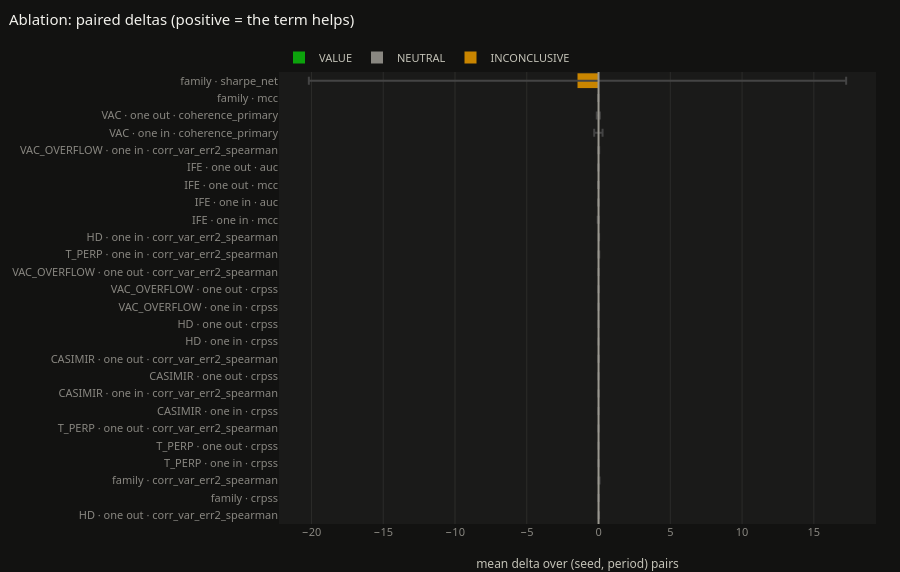

The cell this chart's notebook holds for it:
### Markdown cell above
## Physics-term ablation

### Code cell
ablation = Path(ABLATION_DIR)
if (ablation / "analysis.json").exists():
    ablation_deltas_figure(json.loads((ablation / "analysis.json").read_text())).show()
    display(Markdown((ablation / "report.md").read_text()))
else:
    print("no ablation report at", ablation, "- run scripts/ablate.py")

### Figure 1 — Plotly figure (JSON) as saved in the notebook; plotly's stock layout.template omitted (floating-point values rounded to 4 significant figures)
{"data": [{"error_x": {"array": [0.01348, 0.01144, 0.0329], "type": "data"}, "marker": {"color": "#0ca30c"}, "name": "VALUE", "orientation": "h", "type": "bar", "x": [0.02069, 0.005621, 0.03641], "y": ["HD · one out · corr_var_err2_spearman", "family · crpss", "family · corr_var_err2_spearman"]}, {"error_x": {"array": [0.008482, 0.006067, 0.007701, 0.004662, 0.0118, 0.006943, 0.01773, 0.003487, 0.005325, 0.008581, 0.009192, 0.005759], "type": "data"}, "marker": {"color": "#898781"}, "name": "NEUTRAL", "orientation": "h", "type": "bar", "x": [0.003309, 0.001497, -0.0005201, -0.001456, 0.001907, 0.002008, 0.006795, 0.001943, 0.003349, 0.003504, 0.001116, 0.001532], "y": ["T_PERP · one in · crpss", "T_PERP · one out · crpss", "T_PERP · one out · corr_var_err2_spearman", "CASIMIR · one in · crpss", "CASIMIR · one in · corr_var_err2_spearman", "CASIMIR · one out · crpss", "CASIMIR · one out · corr_var_err2_spearman", "HD · one in · crpss", "HD · one out · crpss", "VAC_OVERFLOW · one in · crpss", "VAC_OVERFLOW · one out · crpss", "VAC_OVERFLOW · one out · corr_var_err2_spearman"]}, {"error_x": {"array": [0.03051, 0.01229, 0.03847, 0.02495, 0.02303, 0.01424, 0.03012, 0.2912, 0.1075, 0.01517, 18.72], "type": "data"}, "marker": {"color": "#c98500"}, "name": "INCONCLUSIVE", "orientation": "h", "type": "bar", "x": [0.01974, 0.02643, -0.01934, -0.00746, -0.01455, -0.008644, 0.01594, -0.01156, -0.01642, -0.0168, -1.466], "y": ["T_PERP · one in · corr_var_err2_spearman", "HD · one in · corr_var_err2_spearman", "IFE · one in · mcc", "IFE · one in · auc", "IFE · one out · mcc", "IFE · one out · auc", "VAC_OVERFLOW · one in · corr_var_err2_spearman", "VAC · one in · coherence_primary", "VAC · one out · coherence_primary", "family · mcc", "family · sharpe_net"]}], "layout": {"barmode": "overlay", "height": 572, "legend": {"orientation": "h", "x": 0.0, "xanchor": "left", "y": 1.0, "yanchor": "bottom"}, "shapes": [{"line": {"color": "#9a9890"}, "type": "line", "x0": 0, "x1": 0, "xref": "x", "y0": 0, "y1": 1, "yref": "y domain"}], "title": {"text": "Ablation: paired deltas (positive = the term helps)"}, "xaxis": {"title": {"text": "mean delta over (seed, period) pairs"}}}}
